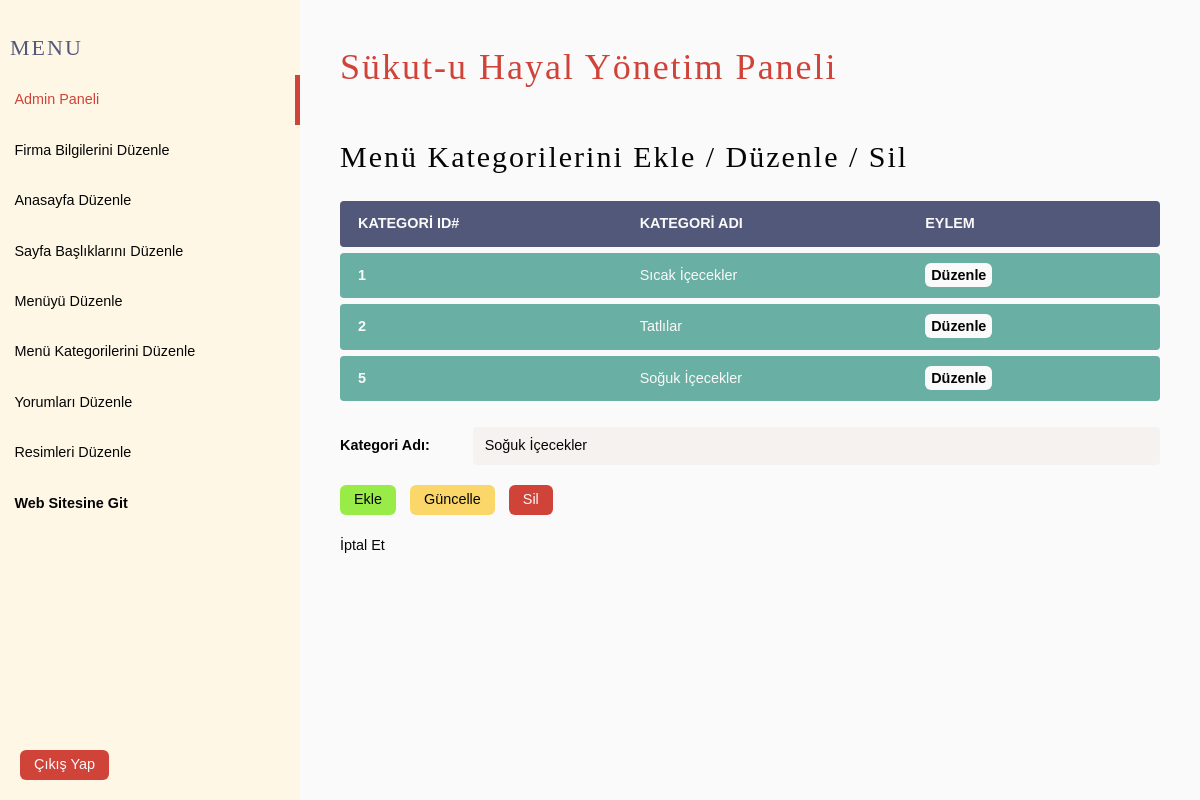
The app's page /admin/menu-kategorileri-duzenle.php?id=5 (signed in) with its own data.
### tables this page shows
CREATE TABLE `menucategoriestbl` (
  `CategoryName` varchar(50) NOT NULL,
  `CategoryID` int(5) NOT NULL
);

### libraries/database.php (called while the page is built, shortened)
<?php
    class Database {
        public $host = DB_HOST;
        public $username = DB_USER;
        public $password = DB_PASS;
        public $db_name = DB_NAME;
        public $link;
        private function connect() {
            $this->link = new mysqli ($this->host, $this->username, $this->password, $this->db_name);
        }
        public function select($query) {
            $result = $this->link->query($query) or die($this->link->error.__LINE__);
            if ($result->num_rows > 0) {
                return $result;
            } else {
                return false;
            }
        }
    }
?>

### admin/menu-kategorileri-duzenle.php (the view, shortened to what this page needs)
<?php include("./includes/header.php"); ?>
<?php
    $db = new Database();
    $query = "SELECT * FROM menucategoriestbl";
    $categories = $db->select($query);
    if (isset($_GET["id"])) {
        $category_id = $_GET["id"];
        $query = "SELECT * FROM menucategoriestbl WHERE CategoryID = " . $category_id;
        $category = $db->select($query)->fetch_assoc();
    }
?>
<h3>Menü Kategorilerini Ekle / Düzenle / Sil</h3>
<table>
    <tr>
        <th>Kategori ID#</th>
        <th>Kategori Adı</th>
        <th>Eylem</th>
    </tr>
        <?php if(!empty($categories)) : ?>
            <?php while($row = $categories->fetch_assoc()) : ?>
            <tr>
                <td><?php echo $row["CategoryID"] ; ?></td>
                <td><?php echo $row["CategoryName"] ; ?></td>
                <td>
                    <a href="<?php echo htmlspecialchars($_SERVER['PHP_SELF']) . "?id=" . $row["CategoryID"] ; ?>">Düzenle</a>
                </td>
            </tr>
            <?php endwhile ; ?>
        <?php else : ?>
            <tr>
                <td colspan="100%">Hiçbir görsel bulunamadı.</td>
            </tr>
        <?php endif ; ?>
</table>
<form action="<?php htmlspecialchars($_SERVER['PHP_SELF']) ?>" method="post">
    <div class="form-group">
        <label for="category-name">Kategori Adı:</label>
        <input name="category-name" type="text" id="category-name" placeholder="kategori adını giriniz..." value="<?php echo (!empty($category['CategoryName'])) ? $category['CategoryName'] : ""; ?>">
    </div>
    <div class="actions">
        <button name="submit" type="submit" class="green">Ekle</button>
        <button name="update" type="submit" class="yellow">Güncelle</button>
        <button name="delete" type="submit" class="red">Sil</button>
        <a href="./index.php">İptal Et</a>
    </div>
</form>
<?php include("./includes/footer.php"); ?>

### css/admin.css (style rules this page uses)
:root { --white: hsl(0, 5%, 98%); --black: hsl(0, 5%, 2%); --gray: hsl(0, 5%, 50%); --dark-gray: hsl(0, 5%, 30%); --beige: hsl(40, 100%, 95%); --red: hsl(4, 62%, 52%); --yellow: hsl(45, 95%, 70%); --mint: hsl(170, 30%, 55%); --blue: hsl(231, 20%, 40%); --brown: hsl(25, 45%, 35%); }
html { font-size: 10px; }
body { font-size: clamp(1.4rem, 1.2vw, 1.7rem); background-color: var(--white); }
* { margin: 0; padding: 0; box-sizing: border-box; border: none; font-size: 100%; font-optical-sizing: auto; line-height: 1.5; vertical-align: baseline; font-family: "Quicksand", sans-serif; font-weight: 400; font-style: normal; color: var(--black); }
a { text-decoration: none; color: inherit; font-family: inherit; position: relative; }
h1, h2, h3, h4 { font-family: 'Kalam', Cochin, Georgia, Times, 'Times New Roman', serif; font-weight: 300; font-style: normal; letter-spacing: 2px; }
h3 { font-size: clamp(3rem, 2.2vw, 4.4rem); margin-block: 4rem 1.6rem; }
table { overflow: auto; border: 2px; width: 100%; table-layout: auto; border-collapse: separate; border-spacing: 0 6px; text-align: left; }
table th { color: var(--white); text-transform: uppercase; font-weight: 600; border: none; background-color: var(--blue); padding: 1.2rem 1.8rem; }
table td { color: var(--white); border: none; background-color: var(--mint); padding: 1.2rem 1.8rem; vertical-align: middle; }
table tr td:first-child { font-weight: bold; }
td:first-child, th:first-child { border-radius: 4px 0 0 4px; }
td:last-child, th:last-child { border-radius: 0 4px 4px 0; }
table a { border-radius: .6rem; background-color: var(--white); color: var(--black); padding: .4rem .6rem; margin-right: 2rem; font-weight: bold; transition: all .3s ease-in; cursor: pointer; }
.form-group { margin-block: 2rem; display: flex; align-items: center; }
label { margin-right: 2rem; font-weight: 600; flex: .17; }
input, select { padding: .8rem 1.2rem; background-color: hsl(30, 25%, 95%); border-radius: .4rem; flex: 1; }
.actions a { margin-top: 2rem; display: block; }
button { padding: .4rem 1.4rem; border-radius: .6rem; transition: 0.4s all ease; cursor: pointer; }
button + button { margin-left: 1rem; }
button.green { background-color: hsl(90, 80%, 60%); }
button.yellow { background-color: var(--yellow); }
button.red { background-color: var(--red); color: var(--white); }

### records on screen
menucategoriestbl: CategoryID "1", CategoryName "Sıcak İçecekler"
menucategoriestbl: CategoryID "2", CategoryName "Tatlılar"
menucategoriestbl: CategoryID "5", CategoryName "Soğuk İçecekler", category-name "Soğuk İçecekler"
